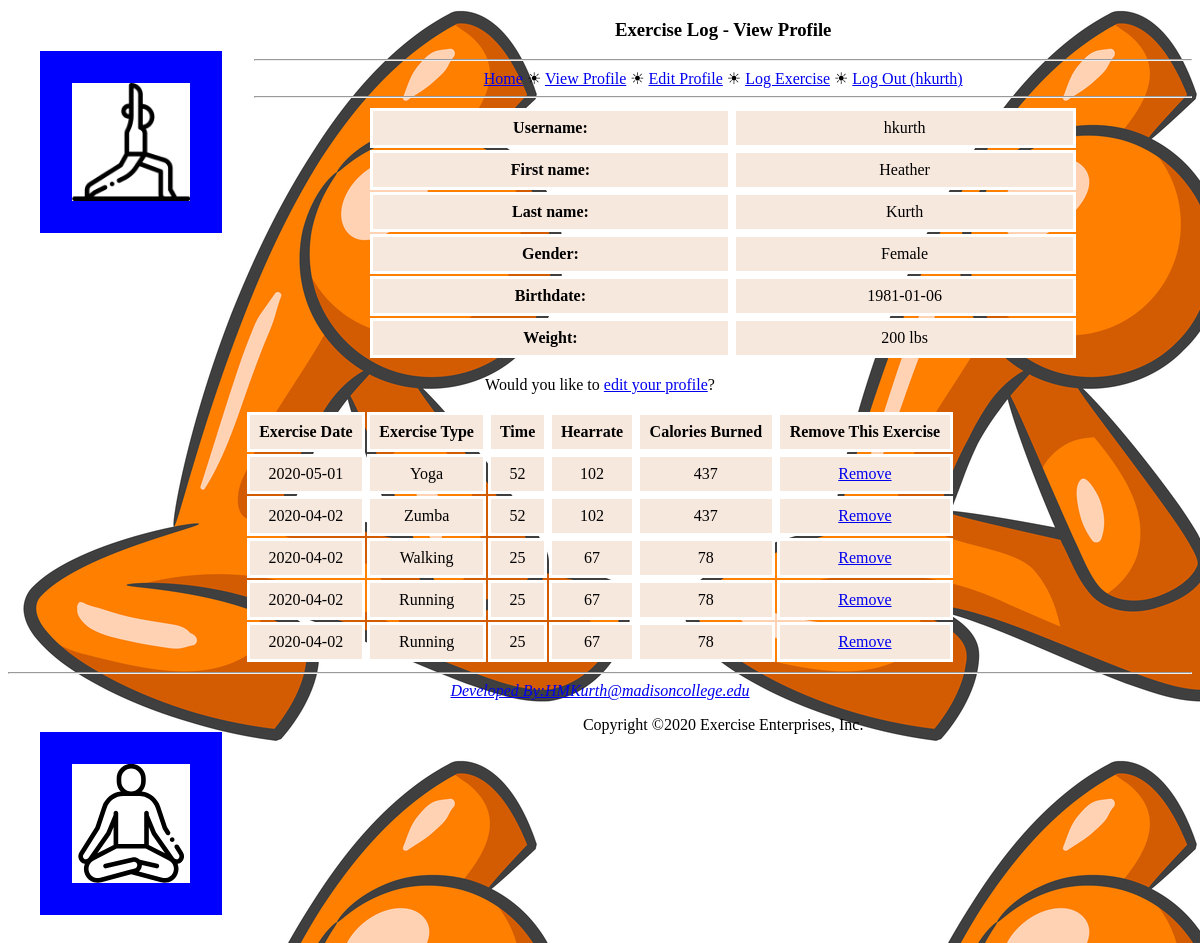
Screenshot of /viewprofile.php (signed in) with the database file from the repository.
### tables this page shows
CREATE TABLE `exercise_user` (
  `id` int(3) NOT NULL AUTO_INCREMENT,
  `username` varchar(50) NOT NULL,
  `password` varchar(100) DEFAULT NULL,
  `first_name` varchar(50) DEFAULT NULL,
  `last_name` varchar(50) DEFAULT NULL,
  `gender` varchar(3) DEFAULT 'M',
  `birthdate` date DEFAULT NULL,
  `weight` int(4) DEFAULT '200',
  PRIMARY KEY (`id`)
);

CREATE TABLE `exercise_log` (
  `id` int(3) NOT NULL AUTO_INCREMENT,
  `user_id` int(3) DEFAULT NULL,
  `dateOfExercise` date NOT NULL,
  `type` varchar(60) NOT NULL,
  `time_in_minutes` int(3) NOT NULL,
  `heartrate` int(3) NOT NULL,
  `calories` int(5) NOT NULL,
  PRIMARY KEY (`id`),
  KEY `user_id` (`user_id`),
  CONSTRAINT `exercise_log_ibfk_1` FOREIGN KEY (`user_id`) REFERENCES `exercise_user` (`id`)
);

### viewprofile.php (the view, shortened to what this page needs)
<?php
    $page_title = 'View Profile';
    require_once('header.php');
    require_once('navmenu.php');
    $dbc = mysqli_connect(DB_HOST, DB_USER, DB_PASSWORD, DB_NAME)
            or die('error connecting to database');
    if (!isset($_GET['user_id']))
    {
        $query = "SELECT username, first_name, last_name, gender, birthdate, weight FROM exercise_user WHERE id = '" . $_SESSION['user_id'] . "'"
            or die('Error connecting to database');
    }
    else
    {
        $query = "SELECT username, first_name, last_name, gender, birthdate, weight FROM exercise_user WHERE id = '" . $_GET['user_id'] . "'"
                or die('Error connecting to database');
    }
    $data = mysqli_query($dbc, $query.mysqli_error($dbc));
    if (mysqli_num_rows($data) == 1)
    {
        $row = mysqli_fetch_array($data);
        echo '<table>';
            if (!empty($row['username']))
            {
                echo '<tr><td class="label">Username:</td><td>' . $row['username'] . '</td></tr>';
            }
            if (!empty($row['first_name']))
            {
                echo '<tr><td class="label">First name:</td><td>' . $row['first_name'] . '</td></tr>';
            }
            if (!empty($row['last_name']))
            {
            echo '<tr><td class="label">Last name:</td><td>' . $row['last_name'] . '</td></tr>';
            }
            if (!empty($row['gender']))
            {
                echo '<tr><td class="label">Gender:</td><td>';
                if ($row['gender'] == 'M')
                {
                    echo 'Male';
                }
                else if ($row['gender'] == 'F')
                {
                    echo 'Female';
                }
            else
            {
                echo '?';
            }
            echo '</td></tr>';
            }
            if (!empty($row['birthdate']))
            {
                if (!isset($_GET['user_id']) || ($_SESSION['user_id'] == $_GET['user_id']))
                {
                    echo '<tr><td class="label">Birthdate:</td><td>' . $row['birthdate'] . '</td></tr>';
                }
            if (!empty($row['weight']))
            {
                if (!isset($_GET['user_id']) || ($_SESSION['user_id'] == $_GET['user_id']))
                {
                    echo '<tr><td class="label">Weight:</td><td>' . $row['weight'] . ' lbs </td></tr>';
                }
            }
            echo '</table>';
            if (!isset($_GET['user_id']) || ($_SESSION['user_id'] == $_GET['user_id']))
            {
                echo '<p>Would you like to <a href="editprofile.php">edit your profile</a>?</p>';
            }
          }
          }
    else {
    echo '<p class="error">There was a problem accessing your profile.</p>';
    }
    $query = "SELECT * FROM exercise_log WHERE user_id = '" . $_SESSION['user_id'] . "'Order by dateOfExercise desc LIMIT 15"
            or die('Error connecting to database');
    $data = mysqli_query($dbc, $query);
    echo '<table id="exercise">';
    echo '<th class="label">Exercise Date</th>';
    echo '<th class="label">Exercise Type</th>';
    echo '<th class="label">Time</th>';
    echo '<th class="label">Hearrate</th>';
    echo '<th class="label">Calories Burned</th>';
    echo '<th class="label">Remove This Exercise</th></tr>';
    while ($row = mysqli_fetch_array($data))
    {
        echo '<tr><td>' . $row['dateOfExercise'] . '</td>';
        echo '<td>' . $row['type'] . '</td>';
        echo '<td>' . $row['time_in_minutes'] . '</td>';
        echo '<td>' . $row['heartrate'] . '</td>';
        echo '<td>' . $row['calories'] . '</td>';
        echo '<td><a href="removeexercise.php?id=' . $row['id'] . '&amp;dateOfExercise=' . $row['dateOfExercise'] .
          '&amp;type=' . $row['type'] . '&amp;time_in_minutes=' . $row['time_in_minutes'] .
          '&amp;heartrate=' . $row['heartrate'] . '&amp;calories=' . $row['calories'] . '">Remove</a></td></tr>';
      }
    echo '</table>';
    require_once('footer.php');
?>

### header.php (shortened to what this page needs)
<!DOCTYPE html PUBLIC "-//W3C//DTD XHTML 1.0 Transitional//EN"
  "http://www.w3.org/TR/xhtml1/DTD/xhtml1-transitional.dtd">
<html xmlns="http://www.w3.org/1999/xhtml" xml:lang="en" lang="en">
<head>
<img id="ladystretch" src="images/warrior.png" alt="woman stretching">
  <link rel="stylesheet" type="text/css" href="style.css" />
</head>
<body>
<?php
  echo '<h3>Exercise Log - ' . $page_title . '</h3>';
?>

### navmenu.php
<?php
  echo '<hr />';
  if (isset($_SESSION['username'])) {
    echo '<a href="index.php">Home</a> &#9728; ';
    echo '<a href="viewprofile.php">View Profile</a> &#9728; ';
    echo '<a href="editprofile.php">Edit Profile</a> &#9728; ';
    echo '<a href="logExercise.php">Log Exercise</a> &#9728; ';
    echo '<a href="logout.php">Log Out (' . $_SESSION['username'] . ')</a>';
  }
  else {
    echo '<a href="login.php">Log In</a> &#9728; ';
    echo '<a href="signup.php">Sign Up</a>';
  }
  echo '<hr />';
?>

### footer.php
<hr />
<address class="footer">
        <a href="mailto:hmkurth@madisoncollege.com">Developed By:HMKurth@madisoncollege.edu</a>
      </address>
        <img id="ladystretch" src="images/yoga.svg" alt="woman stretching">
<p class="footer">Copyright &copy;2020 Exercise Enterprises, Inc.</p>
</body>
</html>

### style.css (style rules this page uses)
table { width:60%; margin: auto; border-collapse: separate; border-radius: 3em; }
td , th { border-color: white; border-width: 3px; border-style: solid; padding: .5em .5em .5em .5em; background-color: #f7e8de; }
td.label { font-weight: bold; }
img { width: 10%; margin: 2em; float: left; border: 2em, solid, blue; }
body { background: url("stretch.jpg"); background-color:#dadaf3; }
html { font-family: Scope One; text-align: center; }

### rows the page displays
exercise_user: username "hkurth", first_name "Heather", last_name "Kurth", birthdate "1981-01-06", weight "200"
exercise_log: dateOfExercise "2020-05-01", type "Yoga", time_in_minutes "52", heartrate "102", calories "437"
exercise_log: dateOfExercise "2020-04-02", type "Zumba", time_in_minutes "52", heartrate "102", calories "437"
exercise_log: dateOfExercise "2020-04-02", type "Walking", time_in_minutes "25", heartrate "67", calories "78"
exercise_log: dateOfExercise "2020-04-02", type "Running", time_in_minutes "25", heartrate "67", calories "78"
exercise_log: dateOfExercise "2020-04-02", type "Running", time_in_minutes "25", heartrate "67", calories "78"

### other values shown
$page_title "View Profile"
$_SESSION['username'] "hkurth"
